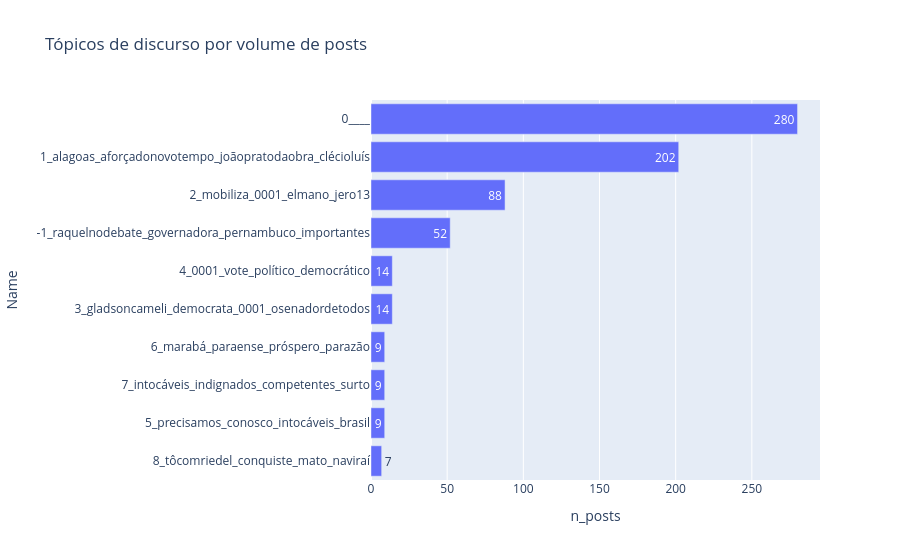

Here is the notebook cell this chart was saved with:
### Markdown cell above
## A.3. Distribuição: tamanho de cada tópico

`Topic == -1` é ruído do BERTopic (posts que não se encaixam em nenhum cluster coerente), não um
tópico de conteúdo real. Alguns `Name` aparecem vazios (ex.: `"0____"`) -- sinal de tópico ainda sem
refinamento via Gemini (`scripts/refine_topics.py`, ADR 0001) rodado sobre este `_run_id`.

### Code cell
contagem_topicos = df_discurso.groupby(['Topic', 'Name']).size().reset_index(name='n_posts')
plot_top_n_bar(contagem_topicos, x='n_posts', y='Name', title='Tópicos de discurso por volume de posts', top_n=10)

### Figure 1 — Plotly figure (JSON) as saved in the notebook; plotly's stock layout.template omitted (floating-point values rounded to 4 significant figures)
{"data": [{"hovertemplate": "n_posts=%{x}<br>Name=%{y}<extra></extra>", "legendgroup": "", "marker": {"color": "#636efa", "pattern": {"shape": ""}}, "name": "", "orientation": "h", "showlegend": false, "textposition": "auto", "texttemplate": "%{x}", "type": "bar", "x": [7, 9, 9, 9, 14, 14, 52, 88, 202, 280], "xaxis": "x", "y": ["8_tôcomriedel_conquiste_mato_naviraí", "5_precisamos_conosco_intocáveis_brasil", "7_intocáveis_indignados_competentes_surto", "6_marabá_paraense_próspero_parazão", "3_gladsoncameli_democrata_0001_osenadordetodos", "4_0001_vote_político_democrático", "-1_raquelnodebate_governadora_pernambuco_importantes", "2_mobiliza_0001_elmano_jero13", "1_alagoas_aforçadonovotempo_joãopratodaobra_clécioluís", "0____"], "yaxis": "y"}], "layout": {"barmode": "relative", "legend": {"tracegroupgap": 0}, "title": {"text": "Tópicos de discurso por volume de posts"}, "xaxis": {"anchor": "y", "domain": [0.0, 1.0], "title": {"text": "n_posts"}}, "yaxis": {"anchor": "x", "domain": [0.0, 1.0], "title": {"text": "Name"}}}}
